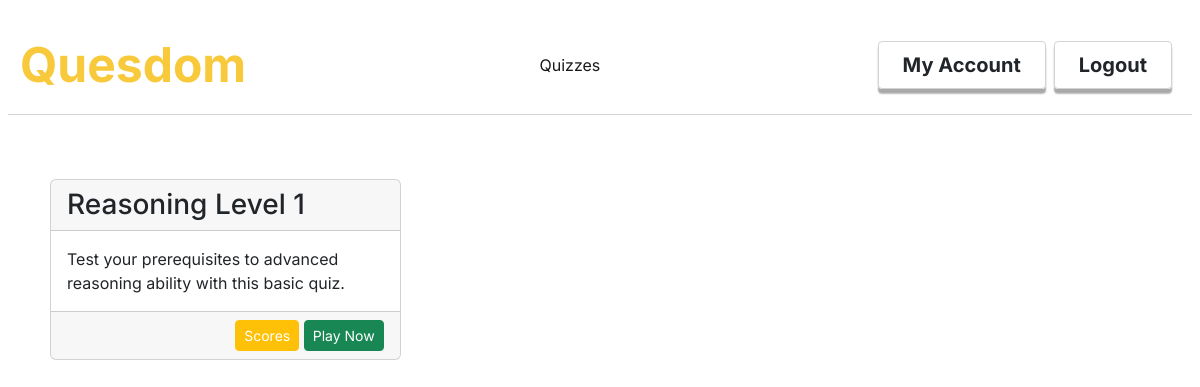
Screenshot of /myquizzes (signed in) with the database file from the repository.
### quesdom/models.py (models this page shows, shortened)
class Quizzes(db.Model):
    id = db.Column(db.Integer, primary_key = True)
    quiz_title = db.Column(db.String(30), nullable= False)
    quiz_description = db.Column(db.String(200), nullable=False)
    quiz_category = db.Column(db.String(20), nullable=False)
    quiz_difficulty = db.Column(db.String(10), nullable=False)
    date_created = db.Column(db.DateTime, nullable=False, default=datetime.utcnow)
    author = db.Column(db.Integer, db.ForeignKey('users.id'), nullable=False)
    created_by = db.relationship('Users',backref='created_by',lazy=True)
    questions = db.relationship('Questions',backref='contains',cascade="all, delete-orphan",lazy=True)

### quesdom/routes.py (the view)
@app.route('/myquizzes')
def myquizzes():
        quizzes_played = get_quizzes_played()
        return render_template('myquizzes.html',title='All Quizzes',quizzes=quizzes_played)

### quesdom/models.py (called while the page is built)
@login_manager.user_loader
def load_user(user_id):
    return Users.query.get(int(user_id))

### quesdom/routes.py (called while the page is built)
def get_quizzes_played():
    quizzes = []
    for answer in Answers.query.all():
            if answer.user_id == current_user.id:
                questions = Questions.query.filter_by(id = answer.question_id)
                for question in questions:
                    quiz = Quizzes.query.get(question.quiz_id)
                    if not quiz.id in quizzes:
                        quizzes.append(quiz.id)
    return Quizzes.query.filter(Quizzes.id.in_(quizzes))

### quesdom/templates/myquizzes.html
{%extends "layout.html"%}
{%block content%}
<div class="content-section row p-2 pt-md-5">
    {%for quiz in quizzes%}
        <div class="col-10 col-sm-5 col-md-4 my-3">
            <div class="card">
                <div class="card-header h3">
                    {{quiz.quiz_title}}
                </div>
                <div class="card-body">
                    {{quiz.quiz_description}}
                </div>
                <div class="card-footer text-end">
                    <a class="btn text-white btn-warning btn-sm" href="{{url_for('scores',quiz_id=quiz.id)}}">Scores</a>
                    <a class="btn btn-success btn-sm" href="{{url_for('playquiz',quiz_id=quiz.id)}}">Play Now</a>
                </div>
            </div>
        </div>
    {%endfor%}
</div>
{%endblock%}

### quesdom/static/styles.css (style rules this page uses)
:root { --main-color: rgb(248,201,59); }

### rows the page displays
Quizzes: quiz_title "Reasoning Level 1", quiz_description "Test your prerequisites to advanced reasoning ability with this basic quiz."
